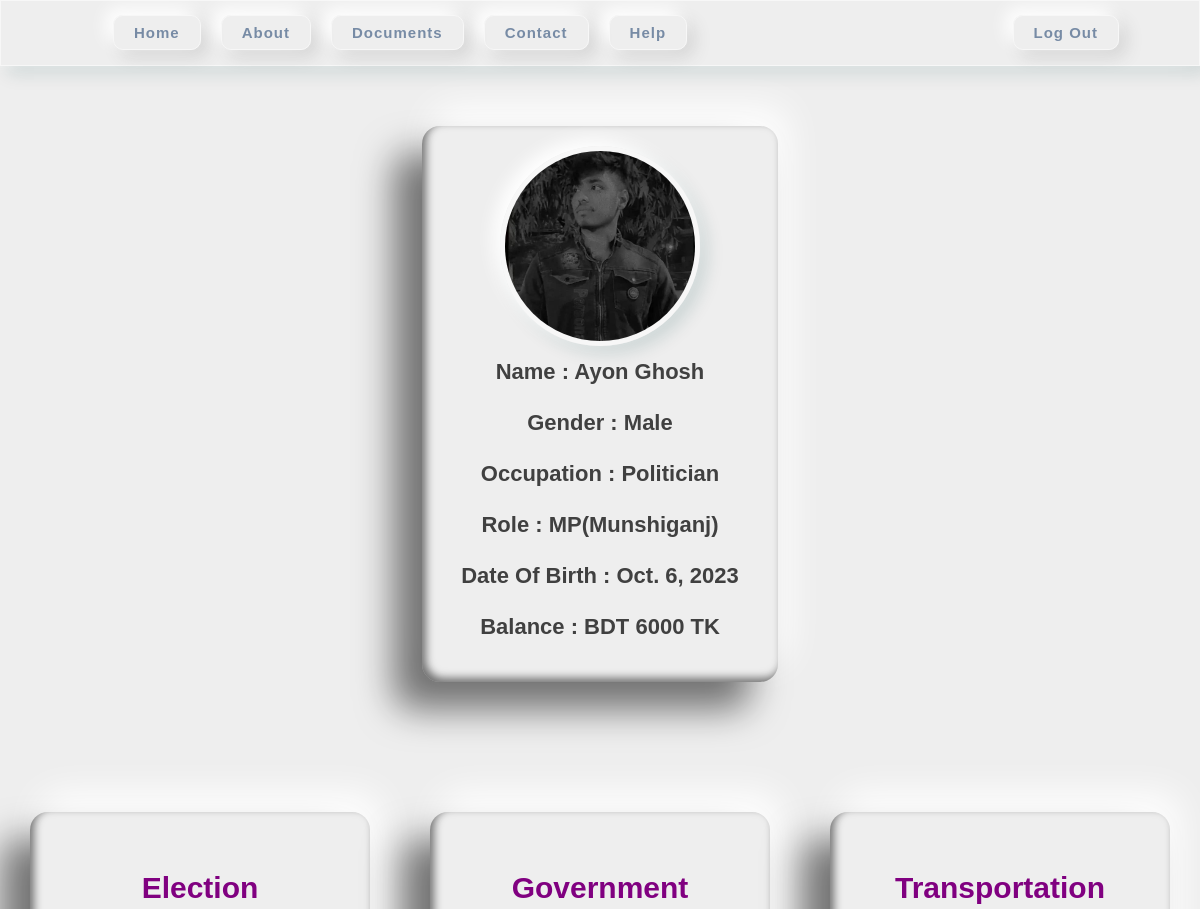
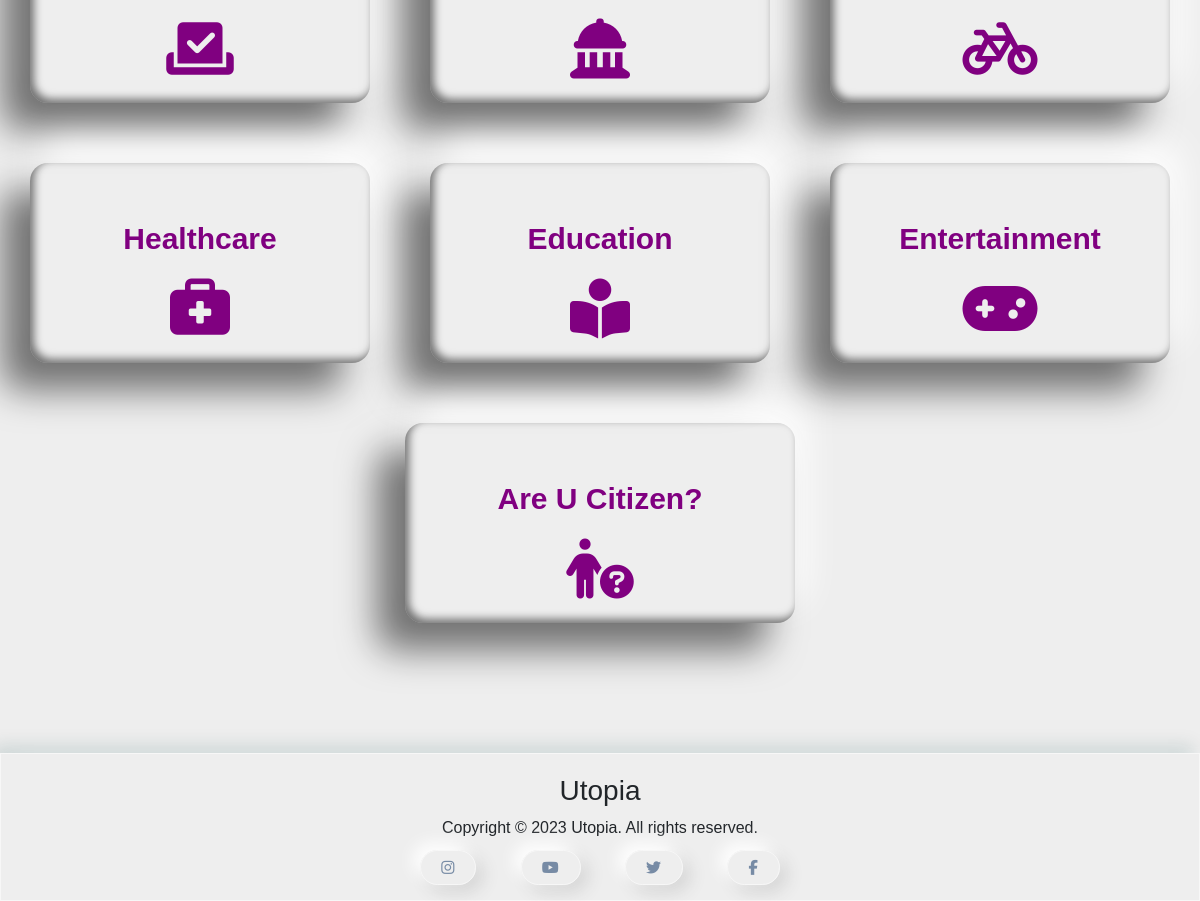
The page / (signed in) on the database its author committed (2 pictures, top to bottom).
### application/models.py (models this page shows, shortened)
class UsersPrimaryDetails(models.Model):
    UserID = models.IntegerField(primary_key=True)
    UserEmail = models.EmailField(max_length=254)
    UserFullName = models.CharField(max_length=255)
    UserGender = models.CharField(max_length=255)
    UserOccupation = models.CharField(max_length=255)
    UserDateOfBirth = models.DateField()
    UserRole = models.CharField(max_length=255)
    UserMobileNum = models.CharField(max_length=255)
    UserPoints = models.IntegerField()
    UserImageFilename = models.ImageField()
    UserAge = models.IntegerField()

### application/views.py (the view)
# urls.py: path('',views.HomePage, name='HomePage'),
@login_required
def HomePage(request):
    UserID = request.user.username
    user = UsersPrimaryDetails.objects.get(UserID=UserID)
    host = user.UserImageFilename.url
    host = "http://127.0.0.1:8000/"+host
    context = {
        'user': user,
    }
    return render(request, 'HomePage.html', context)

### application/templates/HomePage.html (shortened to what this page needs)
{% extends "BasePage.html" %}
{% load static %}
{% block more-style %}
<link rel="stylesheet" href="{% static '/CSS/HomePage/HomePage.css' %}">
{% endblock %}
{% block content %}
<div class="main">
    <div class="profile">
        <div class="user">
            <div class="main-images">
                <img id="white" class="white active" src="{{user.UserImageFilename.url}}" alt="image">
            </div>
            <div class="shows-details">
                <span>Name : {{user.UserFullName}}</span>
                <span>Gender : {{user.UserGender}}</span>
                <span>Occupation : {{user.UserOccupation}}</span>
                <span>Role : {{user.UserRole}}</span>
                <span>Date Of Birth : {{user.UserDateOfBirth}}</span>
                <span>Balance : BDT {{user.UserPoints}} TK</span>
            </div>
        </div>
    </div>
    <div>
        <div class="contents">
            <a href="{% url 'VotingPage' %}" class="Voting">Election<i class="fa-solid fa-check-to-slot fa-2xl"></i></a>
            <a href="{% url 'MinistryPage' %}" class="Ministry">Government<i
                    class="fa-solid fa-landmark-dome fa-2xl"></i></a>
            <a href="{% url 'TransportationMain' %}" class="Transportation">Transportation<i
                    class="fa-solid fa-bicycle fa-2xl"></i></a>
        </div>
        <div class="contents">
            <a href="{% url 'HealthcareMain' %}" class="Healthcare">Healthcare<i
                    class="fa-solid fa-briefcase-medical fa-2xl"></i></a>
            <a href="{% url 'EducationPage' %}" class="Education">Education<i
                    class="fa-solid fa-book-open-reader fa-2xl"></i></a>
            <a href="{% url 'EntertainmentPage' %}" class="Entertainment">Entertainment<i
                    class="fa-solid fa-gamepad fa-2xl"></i></a>
        </div>
        <div class="contents">
            <a href="{% url 'Am_I_A_CitizenPage' %}" class="Am-I-A-Citizen">Are U Citizen?<i
                    class="fa-solid fa-person-circle-question fa-2xl"></i></a>
        </div>
    </div>
</div>
{% endblock %}

### application/static/CSS/BasePage/BasePage.css (style rules this page uses)
* { margin: 0; padding: 0; box-sizing: border-box; font-family: 'Poppins', sans-serif; }
body { background: #eee; overflow: scroll; }

### application/static/CSS/HomePage/HomePage.css (style rules this page uses)
.main { width: 100%; justify-content: center; align-items: top; margin-bottom: 100px; margin-top: 60px; }
.profile { height: auto; width: 100%; display: flex; justify-content: center; align-items: center; margin-bottom: 100px; }
img { display: inline; }
.user { position: relative; display: flex; flex-direction: column; justify-content: center; align-items: center; max-width: auto; width: auto; border-radius: 18px; z-index: 3; overflow: hidden; padding: 20px 30px 30px 30px; box-shadow: -28px 27px 37.5px rgba(0, 0, 0, 0.53), 10px -19px 37.5px rgb(255 255 255), inset 4px -4px 8px rgb(0, 0, 0, 0.53); inset: -5px 5px 12px #fff; }
.user div { display: flex; flex-direction: column; align-items: center; justify-content: space-between; }
span { font-size: 22px; font-weight: 600; margin: 9px; color: #404040; justify-content: center; }
.contents { width: 100%; display: flex; justify-content: center; box-sizing: border-box; align-items: center; }
.Voting, .Ministry, .Transportation, .Healthcare, .Education, .Entertainment, .Am-I-A-Citizen { position: relative; display: flex; flex-direction: column; justify-content: space-around; align-items: center; text-align: top; max-width:390px; height: 200px; font-size: 30px; font-weight: 800; cursor: pointer; color: purple; width: 100%; margin: 30px; border-radius: 18px; z-index: 3; overflow: hidden; padding: 30px; box-shadow: -28px 27px 37.5px rgba(0, 0, 0, 0.53), 10px -19px 37.5px rgb(255 255 255), inset 4px -4px 8px rgb(0, 0, 0, 0.53); inset: -5px 5px 12px #fff; text-decoration: none; }
img { position: relative; width: 200px; height: 200px; object-fit: cover; border-radius: 50%; border: 5px solid #f7f7f7; z-index: 1; box-shadow: -7px -7px 17px #fff, 7px 7px 17px rgba(7, 70, 70, 0.15); }

### rows shown on the page
UsersPrimaryDetails: UserImageFilename (picture), UserFullName "Ayon Ghosh", UserGender "Male", UserOccupation "Politician", UserRole "MP(Munshiganj)", UserDateOfBirth "Oct. 6, 2023", UserPoints "6000"
